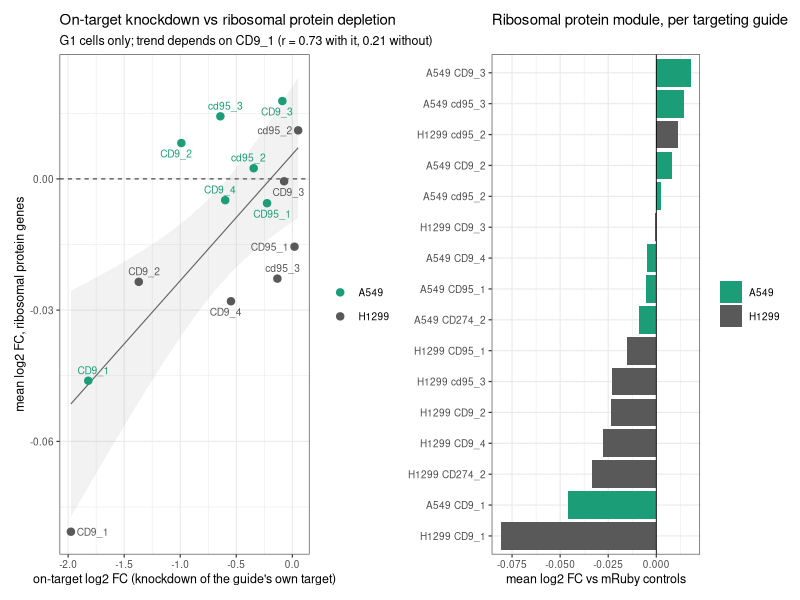

Here is the R script that generated this plot:
library(tidyverse)
library(here)
library(ggrepel)
library(patchwork)

# Does collateral activity scale with how well a guide cuts its own target?
# Uses G1-only pseudobulks so the cell cycle shift in H1299 cannot contribute.

fdr_cutoff <- 0.05

counts <- read_csv(here("output", "pseudobulk_counts_g1.csv"), show_col_types = FALSE) |>
  column_to_rownames(var = "...1") |>
  as.matrix()

logcpm <- counts |>
  prop.table(margin = 2) |>
  (\(x) log1p(x * 1e6))()

expressed <- rowMeans(exp(logcpm) - 1) >= 1
logcpm <- logcpm[expressed, ]

samples <- tibble(sample_id = colnames(logcpm)) |>
  separate_wider_delim(
    sample_id,
    delim = "|", names = c("cell_line", "guide"), cols_remove = FALSE
  ) |>
  mutate(
    family = guide |> str_to_upper() |> str_remove("_\\d+$"),
    on_target_gene = case_match(family, "CD9" ~ "CD9", "CD95" ~ "FAS", .default = NA),
    is_control = family == "MRUBY"
  )

# leave-one-out logFC against the mRuby controls of the same cell line
logfc <- samples |>
  pmap(\(sample_id, cell_line, guide, family, on_target_gene, is_control) {
    controls <- samples |>
      filter(cell_line == .env[["cell_line"]], is_control, sample_id != .env[["sample_id"]]) |>
      pull(sample_id)
    logcpm[, sample_id] - rowMeans(logcpm[, controls, drop = FALSE])
  }) |>
  set_names(samples[["sample_id"]]) |>
  bind_cols() |>
  as.matrix()
rownames(logfc) <- rownames(logcpm)

# cytoplasmic ribosomal protein genes: the module carrying the shared signal
rp_genes <- rownames(logfc) |> str_subset("^RP[LS]\\d")
cat(str_glue("ribosomal protein genes: {length(rp_genes)}"), "\n")

guide_summary <- samples |>
  mutate(
    rp_logfc = colMeans(logfc[rp_genes, sample_id]),
    collateral_magnitude = colMeans(abs(logfc[, sample_id])),
    on_target_logfc = map2_dbl(on_target_gene, sample_id, \(gene, id) {
      if (is.na(gene) || !gene %in% rownames(logfc)) NA_real_ else logfc[gene, id]
    })
  )

write_csv(guide_summary, here("output", "guide_level_collateral_summary.csv"))
print(guide_summary |> select(cell_line, guide, on_target_logfc, rp_logfc, collateral_magnitude))

# Correlation is reported with and without CD9_1, the strongest guide: it sits
# far from the others on the x axis and carries most of the leverage.
dose <- guide_summary |> filter(!is.na(on_target_logfc))

correlation_summary <- list(
  all = dose,
  without_cd9_1 = dose |> filter(str_to_upper(guide) != "CD9_1"),
  cd9_family_only = dose |> filter(family == "CD9")
) |>
  imap(\(data, subset) {
    tibble(
      subset = subset,
      n = nrow(data),
      pearson_r = cor(data[["on_target_logfc"]], data[["rp_logfc"]]),
      pearson_p = cor.test(data[["on_target_logfc"]], data[["rp_logfc"]])[["p.value"]],
      spearman_rho = cor(data[["on_target_logfc"]], data[["rp_logfc"]], method = "spearman"),
      spearman_p = cor.test(
        data[["on_target_logfc"]], data[["rp_logfc"]],
        method = "spearman", exact = FALSE
      )[["p.value"]]
    )
  }) |>
  list_rbind()

cat("\n=== on-target knockdown vs ribosomal protein depletion ===\n")
print(correlation_summary)
write_csv(correlation_summary, here("output", "dose_response_statistics.csv"))

dose_plot <- dose |>
  ggplot(aes(on_target_logfc, rp_logfc, colour = cell_line)) +
  geom_hline(yintercept = 0, linetype = "dashed", linewidth = 0.3) +
  geom_smooth(method = "lm", se = TRUE, colour = "grey40", linewidth = 0.4, alpha = 0.12) +
  geom_point(size = 2.2) +
  geom_text_repel(aes(label = guide), size = 2.6, show.legend = FALSE) +
  scale_colour_manual(values = c(A549 = "#1B9E77", H1299 = "#595959")) +
  labs(
    title = "On-target knockdown vs ribosomal protein depletion",
    subtitle = "G1 cells only; trend depends on CD9_1 (r = 0.73 with it, 0.21 without)",
    x = "on-target log2 FC (knockdown of the guide's own target)",
    y = "mean log2 FC, ribosomal protein genes",
    colour = NULL
  ) +
  theme_bw(base_size = 9)

# every gene, ranked, to show the RP module sits in the tail of the response
module_plot <- guide_summary |>
  filter(!is_control) |>
  mutate(guide_label = str_c(cell_line, guide, sep = " ")) |>
  ggplot(aes(rp_logfc, fct_reorder(guide_label, rp_logfc), fill = cell_line)) +
  geom_col() +
  geom_vline(xintercept = 0, linewidth = 0.3) +
  scale_fill_manual(values = c(A549 = "#1B9E77", H1299 = "#595959")) +
  labs(
    title = "Ribosomal protein module, per targeting guide",
    x = "mean log2 FC vs mRuby controls", y = NULL, fill = NULL
  ) +
  theme_bw(base_size = 9)

ggsave(
  here("output", "collateral_dose_response.png"),
  dose_plot + module_plot + plot_layout(widths = c(1.2, 1)),
  width = 11, height = 4.5, dpi = 300
)
